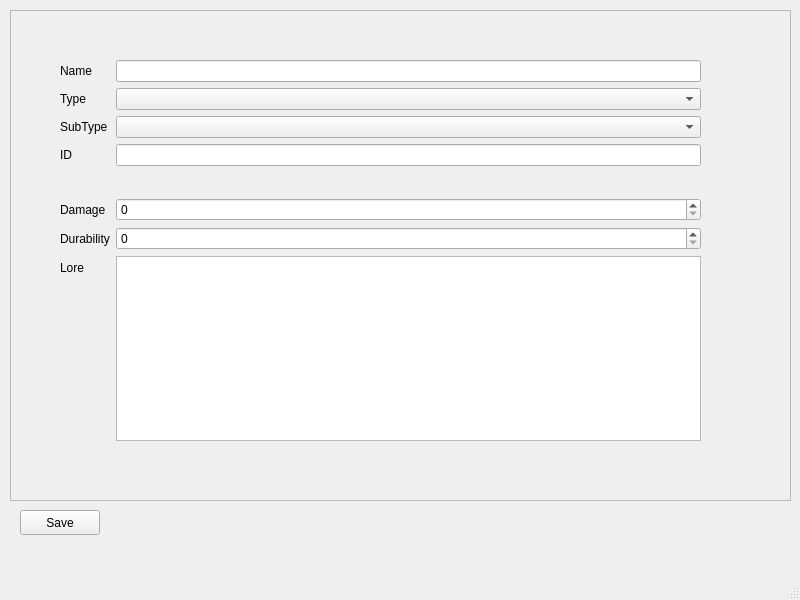
<?xml version="1.0" encoding="UTF-8"?>
<ui version="4.0">
 <class>newItem</class>
 <widget class="QMainWindow" name="newItem">
  <property name="geometry">
   <rect>
    <x>0</x>
    <y>0</y>
    <width>800</width>
    <height>600</height>
   </rect>
  </property>
  <property name="windowTitle">
   <string>MainWindow</string>
  </property>
  <widget class="QWidget" name="centralwidget">
   <widget class="QScrollArea" name="scrollArea">
    <property name="geometry">
     <rect>
      <x>10</x>
      <y>10</y>
      <width>781</width>
      <height>491</height>
     </rect>
    </property>
    <property name="widgetResizable">
     <bool>true</bool>
    </property>
    <widget class="QWidget" name="scrollAreaWidgetContents">
     <property name="geometry">
      <rect>
       <x>0</x>
       <y>0</y>
       <width>779</width>
       <height>489</height>
      </rect>
     </property>
     <widget class="QWidget" name="formLayoutWidget">
      <property name="geometry">
       <rect>
        <x>49</x>
        <y>49</y>
        <width>641</width>
        <height>381</height>
       </rect>
      </property>
      <layout class="QFormLayout" name="formLayout">
       <item row="0" column="0">
        <widget class="QLabel" name="nameLabel">
         <property name="text">
          <string>Name</string>
         </property>
        </widget>
       </item>
       <item row="0" column="1">
        <widget class="QLineEdit" name="nameLineEdit"/>
       </item>
       <item row="1" column="0">
        <widget class="QLabel" name="typeLabel">
         <property name="text">
          <string>Type</string>
         </property>
        </widget>
       </item>
       <item row="1" column="1">
        <widget class="QComboBox" name="typeComboBox"/>
       </item>
       <item row="2" column="0">
        <widget class="QLabel" name="subTypeLabel">
         <property name="text">
          <string>SubType</string>
         </property>
        </widget>
       </item>
       <item row="2" column="1">
        <widget class="QComboBox" name="subTypeComboBox"/>
       </item>
       <item row="3" column="0">
        <widget class="QLabel" name="iDLabel">
         <property name="text">
          <string>ID</string>
         </property>
        </widget>
       </item>
       <item row="3" column="1">
        <widget class="QLineEdit" name="iDLineEdit"/>
       </item>
       <item row="4" column="0" colspan="2">
        <spacer name="horizontalSpacer">
         <property name="orientation">
          <enum>Qt::Horizontal</enum>
         </property>
         <property name="sizeHint" stdset="0">
          <size>
           <width>40</width>
           <height>20</height>
          </size>
         </property>
        </spacer>
       </item>
       <item row="5" column="0">
        <widget class="QLabel" name="damageLabel">
         <property name="text">
          <string>Damage</string>
         </property>
        </widget>
       </item>
       <item row="5" column="1">
        <widget class="QSpinBox" name="damageSpinBox"/>
       </item>
       <item row="6" column="0">
        <widget class="QLabel" name="durabilityLabel">
         <property name="text">
          <string>Durability</string>
         </property>
        </widget>
       </item>
       <item row="6" column="1">
        <widget class="QSpinBox" name="durabilitySpinBox"/>
       </item>
       <item row="7" column="0">
        <widget class="QLabel" name="loreLabel">
         <property name="text">
          <string>Lore</string>
         </property>
        </widget>
       </item>
       <item row="7" column="1">
        <widget class="QTextEdit" name="textEdit"/>
       </item>
      </layout>
     </widget>
    </widget>
   </widget>
   <widget class="QPushButton" name="B">
    <property name="geometry">
     <rect>
      <x>20</x>
      <y>510</y>
      <width>80</width>
      <height>25</height>
     </rect>
    </property>
    <property name="text">
     <string>Save</string>
    </property>
   </widget>
  </widget>
  <widget class="QMenuBar" name="menubar">
   <property name="geometry">
    <rect>
     <x>0</x>
     <y>0</y>
     <width>800</width>
     <height>25</height>
    </rect>
   </property>
  </widget>
  <widget class="QStatusBar" name="statusbar"/>
 </widget>
 <resources/>
 <connections/>
</ui>
